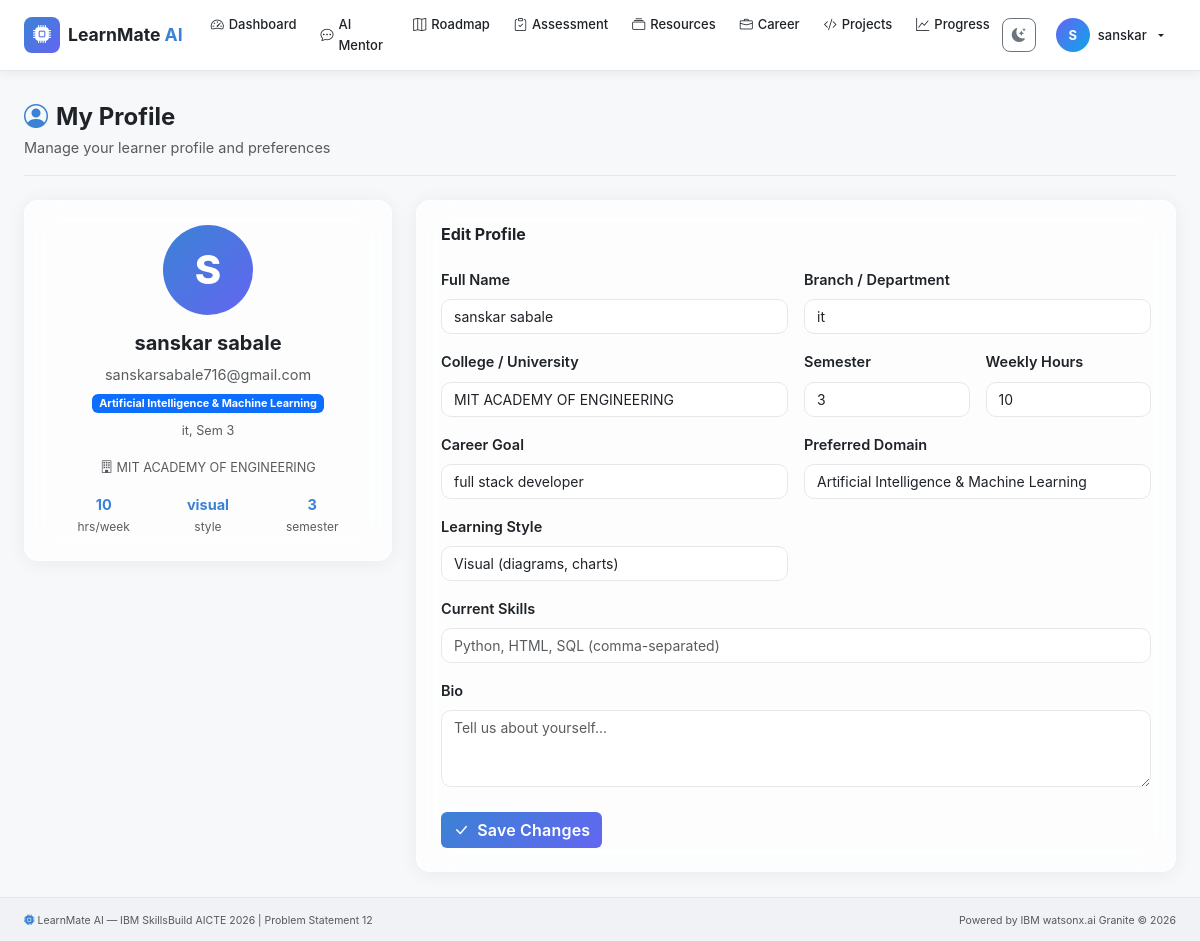
Screenshot of /profile (signed in) with the database file from the repository.
### models/__init__.py (models this page shows, shortened)
class Student(UserMixin, db.Model):
    __tablename__ = "students"
    id              = db.Column(db.Integer, primary_key=True)
    name            = db.Column(db.String(120), nullable=False)
    email           = db.Column(db.String(200), unique=True, nullable=False)
    password_hash   = db.Column(db.String(256), nullable=False)
    is_admin        = db.Column(db.Boolean, default=False)
    branch          = db.Column(db.String(100))
    semester        = db.Column(db.Integer)
    college         = db.Column(db.String(200))
    career_goal     = db.Column(db.String(200))
    preferred_domain= db.Column(db.String(120))
    learning_style  = db.Column(db.String(50))   # visual | auditory | reading | kinesthetic
    weekly_hours    = db.Column(db.Integer, default=10)
    current_skills  = db.Column(db.Text)          # comma-separated
    bio             = db.Column(db.Text)
    avatar_url      = db.Column(db.String(300))
    theme_preference= db.Column(db.String(10), default="light")  # light | dark
    created_at      = db.Column(db.DateTime, default=datetime.utcnow)
    last_login      = db.Column(db.DateTime)
    is_active       = db.Column(db.Boolean, default=True)
    profile_complete= db.Column(db.Boolean, default=False)
    assessments     = db.relationship("SkillAssessment", back_populates="student", lazy="dynamic")
    roadmaps        = db.relationship("LearningRoadmap", back_populates="student", lazy="dynamic")
    progress_records= db.relationship("Progress", back_populates="student", lazy="dynamic")
    career_goals_rel= db.relationship("CareerGoal", back_populates="student", lazy="dynamic")
    projects        = db.relationship("RecommendedProject", back_populates="student", lazy="dynamic")
    daily_tasks     = db.relationship("DailyTask", back_populates="student", lazy="dynamic")
    chat_history    = db.relationship("ChatMessage", back_populates="student", lazy="dynamic")

### routes/dashboard.py (the view, shortened to what this page needs)
@dashboard_bp.route("/profile", methods=["GET", "POST"])
@login_required
def profile():
    return render_template("dashboard/profile.html")

### templates/dashboard/profile.html (shortened to what this page needs)
{% extends "base.html" %}
{% block content %}
<div class="container-fluid px-4 py-4">
  <div class="page-header mb-4">
    <h4 class="fw-bold mb-1"><i class="bi bi-person-circle me-2 text-accent"></i>My Profile</h4>
    <p class="text-muted mb-0">Manage your learner profile and preferences</p>
  </div>
  <div class="row g-4">
    <div class="col-md-4">
      <div class="glass-card p-4 text-center">
        <div class="profile-avatar mx-auto mb-3">{{ current_user.name[0].upper() }}</div>
        <h5 class="fw-bold">{{ current_user.name }}</h5>
        <p class="text-muted mb-1">{{ current_user.email }}</p>
        {% if current_user.preferred_domain %}
        <span class="badge bg-primary mb-2">{{ current_user.preferred_domain }}</span>
        {% endif %}
        {% if current_user.branch %}<p class="text-muted small">{{ current_user.branch }}{% if current_user.semester %}, Sem {{ current_user.semester }}{% endif %}</p>{% endif %}
        {% if current_user.college %}<p class="text-muted small"><i class="bi bi-building"></i> {{ current_user.college }}</p>{% endif %}
        <div class="mt-3">
          <div class="d-flex justify-content-around text-center">
            <div><div class="fw-bold text-accent">{{ current_user.weekly_hours or 10 }}</div><div class="text-muted x-small">hrs/week</div></div>
            <div><div class="fw-bold text-accent">{{ current_user.learning_style or '—' }}</div><div class="text-muted x-small">style</div></div>
            <div><div class="fw-bold text-accent">{{ current_user.semester or '—' }}</div><div class="text-muted x-small">semester</div></div>
          </div>
        </div>
      </div>
    </div>
    <div class="col-md-8">
      <div class="glass-card p-4">
        <h6 class="fw-bold mb-4">Edit Profile</h6>
        <form method="POST" action="{{ url_for('dashboard.profile') }}">
          <div class="row g-3">
            <div class="col-md-6">
              <label class="form-label fw-semibold">Full Name</label>
              <input type="text" name="name" class="form-control" value="{{ current_user.name }}" required>
            </div>
            <div class="col-md-6">
              <label class="form-label fw-semibold">Branch / Department</label>
              <input type="text" name="branch" class="form-control" value="{{ current_user.branch or '' }}" placeholder="e.g. Computer Science">
            </div>
            <div class="col-md-6">
              <label class="form-label fw-semibold">College / University</label>
              <input type="text" name="college" class="form-control" value="{{ current_user.college or '' }}">
            </div>
            <div class="col-md-3">
              <label class="form-label fw-semibold">Semester</label>
              <select name="semester" class="form-select">
                {% for i in range(1, 9) %}
                <option {% if current_user.semester == i %}selected{% endif %}>{{ i }}</option>
                {% endfor %}
              </select>
            </div>
            <div class="col-md-3">
              <label class="form-label fw-semibold">Weekly Hours</label>
              <input type="number" name="weekly_hours" class="form-control" value="{{ current_user.weekly_hours or 10 }}" min="1" max="80">
            </div>
            <div class="col-md-6">
              <label class="form-label fw-semibold">Career Goal</label>
              <input type="text" name="career_goal" class="form-control" value="{{ current_user.career_goal or '' }}" placeholder="e.g. ML Engineer">
            </div>
            <div class="col-md-6">
              <label class="form-label fw-semibold">Preferred Domain</label>
              <select name="preferred_domain" class="form-select">
                {% for d in ['Artificial Intelligence & Machine Learning','Data Science & Analytics','Full Stack Web Development','Cloud Computing & DevOps','Cybersecurity','Mobile App Development','Blockchain & Web3','Embedded Systems & IoT','Game Development','UI/UX Design'] %}
                <option {% if current_user.preferred_domain == d %}selected{% endif %}>{{ d }}</option>
                {% endfor %}
              </select>
            </div>
            <div class="col-md-6">
              <label class="form-label fw-semibold">Learning Style</label>
              <select name="learning_style" class="form-select">
                {% for ls in [('visual','Visual (diagrams, charts)'),('auditory','Auditory (videos, podcasts)'),('reading','Reading (docs, articles)'),('kinesthetic','Kinesthetic (hands-on projects)')] %}
                <option value="{{ ls[0] }}" {% if current_user.learning_style == ls[0] %}selected{% endif %}>{{ ls[1] }}</option>
                {% endfor %}
              </select>
            </div>
            <div class="col-12">
              <label class="form-label fw-semibold">Current Skills</label>
              <input type="text" name="current_skills" class="form-control" value="{{ current_user.current_skills or '' }}" placeholder="Python, HTML, SQL (comma-separated)">
            </div>
            <div class="col-12">
              <label class="form-label fw-semibold">Bio</label>
              <textarea name="bio" class="form-control" rows="3" placeholder="Tell us about yourself...">{{ current_user.bio or '' }}</textarea>
            </div>
          </div>
          <button type="submit" class="btn btn-primary mt-4">
            <i class="bi bi-check-lg me-2"></i>Save Changes
          </button>
        </form>
      </div>
    </div>
  </div>
</div>
{% endblock %}

### templates/base.html (shortened to what this page needs)
<!DOCTYPE html>
<html lang="en" data-theme="light">
<head>
  <link href="https://cdn.jsdelivr.net/npm/bootstrap@5.3.3/dist/css/bootstrap.min.css" rel="stylesheet">
  <link href="https://cdn.jsdelivr.net/npm/bootstrap-icons@1.11.3/font/bootstrap-icons.css" rel="stylesheet">
  <link rel="stylesheet" href="{{ url_for('static', filename='css/main.css') }}">
</head>
<body class="{% block body_class %}{% endblock %}">
<nav class="navbar navbar-expand-lg lm-navbar" id="mainNavbar">
  <div class="container-fluid px-4">
    <a class="navbar-brand d-flex align-items-center gap-2" href="{{ url_for('dashboard.landing') }}">
      <div class="brand-icon"><i class="bi bi-cpu-fill"></i></div>
      <span class="brand-text">LearnMate <span class="text-accent">AI</span></span>
    </a>
    <div class="collapse navbar-collapse" id="navbarMenu">
      {% if current_user.is_authenticated %}
      <ul class="navbar-nav me-auto">
        <li class="nav-item"><a class="nav-link {% if request.endpoint == 'dashboard.index' %}active{% endif %}" href="{{ url_for('dashboard.index') }}"><i class="bi bi-speedometer2"></i> Dashboard</a></li>
        <li class="nav-item"><a class="nav-link {% if request.endpoint == 'dashboard.chat' %}active{% endif %}" href="{{ url_for('dashboard.chat') }}"><i class="bi bi-chat-dots"></i> AI Mentor</a></li>
        <li class="nav-item"><a class="nav-link {% if request.endpoint == 'dashboard.roadmap' %}active{% endif %}" href="{{ url_for('dashboard.roadmap') }}"><i class="bi bi-map"></i> Roadmap</a></li>
        <li class="nav-item"><a class="nav-link {% if request.endpoint == 'dashboard.skill_assessment' %}active{% endif %}" href="{{ url_for('dashboard.skill_assessment') }}"><i class="bi bi-clipboard-check"></i> Assessment</a></li>
        <li class="nav-item"><a class="nav-link {% if request.endpoint == 'dashboard.resources' %}active{% endif %}" href="{{ url_for('dashboard.resources') }}"><i class="bi bi-collection"></i> Resources</a></li>
        <li class="nav-item"><a class="nav-link {% if request.endpoint == 'dashboard.career' %}active{% endif %}" href="{{ url_for('dashboard.career') }}"><i class="bi bi-briefcase"></i> Career</a></li>
        <li class="nav-item"><a class="nav-link {% if request.endpoint == 'dashboard.projects' %}active{% endif %}" href="{{ url_for('dashboard.projects') }}"><i class="bi bi-code-slash"></i> Projects</a></li>
        <li class="nav-item"><a class="nav-link {% if request.endpoint == 'dashboard.progress' %}active{% endif %}" href="{{ url_for('dashboard.progress') }}"><i class="bi bi-graph-up"></i> Progress</a></li>
      </ul>
      <ul class="navbar-nav align-items-center gap-2">
        <li class="nav-item">
          <button class="btn btn-sm btn-outline-secondary theme-toggle" id="themeToggle" title="Toggle theme">
            <i class="bi bi-moon-stars-fill" id="themeIcon"></i>
          </button>
        </li>
        <li class="nav-item dropdown">
          <a class="nav-link dropdown-toggle d-flex align-items-center gap-2" href="#" data-bs-toggle="dropdown">
            <div class="nav-avatar">{{ current_user.name[0].upper() }}</div>
            <span class="d-none d-md-inline">{{ current_user.name.split()[0] }}</span>
          </a>
        </li>
      </ul>
      {% else %}
      <ul class="navbar-nav ms-auto align-items-center gap-2">
        <li class="nav-item"><a class="nav-link" href="{{ url_for('auth.login') }}">Login</a></li>
        <li class="nav-item"><a class="btn btn-primary btn-sm" href="{{ url_for('auth.register') }}">Get Started Free</a></li>
      </ul>
      {% endif %}
    </div>
  </div>
</nav>
<main class="lm-main">
  {% block content %}{% endblock %}
</main>
<footer class="lm-footer mt-auto">
  <div class="container-fluid px-4">
    <div class="row align-items-center">
      <div class="col-md-6">
        <span class="text-muted small">
          <i class="bi bi-cpu-fill text-accent"></i>
          LearnMate AI — IBM SkillsBuild AICTE 2026 | Problem Statement 12
        </span>
      </div>
      <div class="col-md-6 text-md-end">
        <span class="text-muted small">Powered by IBM watsonx.ai Granite &copy; {{ current_year }}</span>
      </div>
    </div>
  </div>
</footer>
</body>
</html>

### static/css/main.css (style rules this page uses)
:root { --bg-primary: #f7f8fa; --bg-surface: #ffffff; --bg-card: rgba(255,255,255,0.75); --border-color: #e5e7eb; --text-primary: #1f2328; --text-muted: #57606a; --accent: #3b82d4; --accent-rgb: 59,130,212; --secondary: #6366f1; --success: #10b981; --warning: #f59e0b; --danger: #ef4444; --navbar-bg: rgba(255,255,255,0.92); --navbar-shadow:0 1px 12px rgba(0,0,0,0.08); --card-shadow: 0 2px 20px rgba(0,0,0,0.06); --glass-blur: 16px; --glass-border: rgba(255,255,255,0.5); --sidebar-bg: rgba(255,255,255,0.9); --footer-bg: #f0f2f5; }
*, *::before, *::after { box-sizing: border-box; }
html { scroll-behavior: smooth; }
body { font-family: -apple-system, "Segoe UI", system-ui, sans-serif; font-size: 14.5px; line-height: 1.6; background-color: var(--bg-primary); color: var(--text-primary); min-height: 100vh; display: flex; flex-direction: column; transition: background-color 0.3s, color 0.3s; }
.x-small { font-size: 0.75rem; }
.text-accent { color: var(--accent) !important; }
.glass-card { background: var(--bg-card); border: 1px solid var(--glass-border); border-radius: 14px; backdrop-filter: blur(var(--glass-blur)); -webkit-backdrop-filter: blur(var(--glass-blur)); box-shadow: var(--card-shadow); transition: box-shadow 0.2s, transform 0.2s; }
.lm-navbar { background: var(--navbar-bg); backdrop-filter: blur(20px); border-bottom: 1px solid var(--border-color); box-shadow: var(--navbar-shadow); position: sticky; top: 0; z-index: 1030; transition: background 0.3s; }
.brand-icon { width: 36px; height: 36px; background: linear-gradient(135deg, #3b82d4, #6366f1); border-radius: 8px; display: flex; align-items: center; justify-content: center; color: #fff; font-size: 18px; }
.brand-text { font-size: 1.1rem; font-weight: 700; color: var(--text-primary); }
.brand-text .text-accent { color: var(--accent); }
.nav-link { color: var(--text-primary) !important; font-size: 13px; font-weight: 500; padding: 0.4rem 0.75rem !important; border-radius: 8px; transition: background 0.15s; display: flex; align-items: center; gap: 5px; }
.nav-avatar { width: 34px; height: 34px; border-radius: 50%; background: linear-gradient(135deg, #6366f1, #0ea5e9); color: #fff; display: flex; align-items: center; justify-content: center; font-weight: 700; font-size: 13px; }
.lm-main { flex: 1; }
.lm-footer { background: var(--footer-bg); border-top: 1px solid var(--border-color); padding: 12px 0; font-size: 12px; color: var(--text-muted); }
.btn-primary { background: linear-gradient(135deg, #3b82d4, #6366f1); border: none; font-weight: 600; letter-spacing: 0.2px; }
.theme-toggle { width: 34px; height: 34px; padding: 0; border-radius: 8px; display: flex; align-items: center; justify-content: center; }
.profile-avatar { width: 90px; height: 90px; border-radius: 50%; background: linear-gradient(135deg, #3b82d4, #6366f1); color: #fff; display: flex; align-items: center; justify-content: center; font-size: 2.5rem; font-weight: 800; }
.form-control, .form-select { background: var(--bg-surface); border: 1px solid var(--border-color); color: var(--text-primary); border-radius: 10px; font-size: 14px; transition: border-color 0.2s; }
.page-header { border-bottom: 1px solid var(--border-color); padding-bottom: 1rem; }
.fade-in { animation: fadeIn 0.4s ease-in-out; }

### rows the page displays
Student: name "S", name "sanskar", name "sanskar sabale", email "sanskarsabale716@gmail.com", preferred_domain "Artificial Intelligence & Machine Learning", branch "it", semester "3", college "MIT ACADEMY OF ENGINEERING", weekly_hours "10", learning_style "visual", career_goal "full stack developer", learning_style "Visual (diagrams, charts)"
